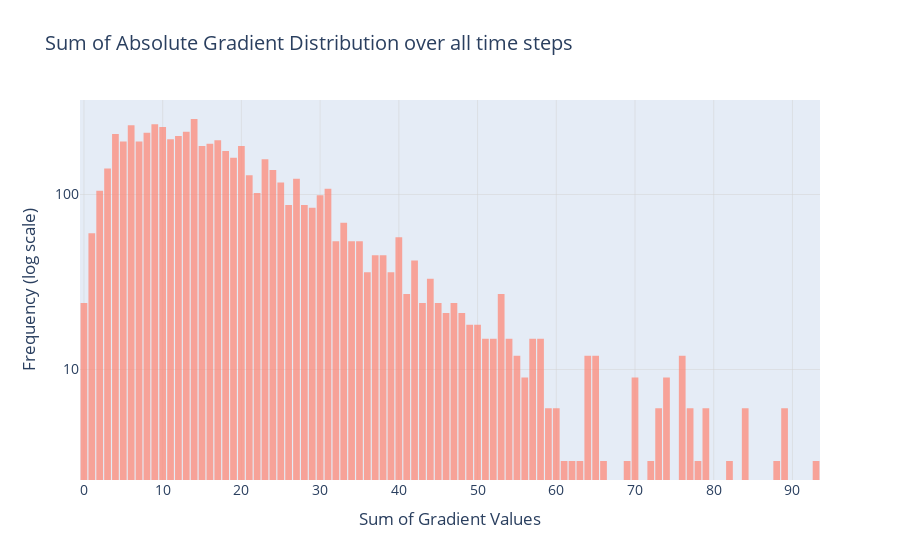

Write notebook code for a chart like this one.
### Code cell
import pandas as pd
import plotly.express as px

# Read the CSV file and drop the first unnamed column
df = pd.read_csv("Gradient_dataframe_meanpool.csv")
df = df.drop(columns=['Unnamed: 0'])

# Take absolute values
df = df.abs()

# Calculate the sum of absolute values across rows
df_sum = df.sum(axis=1)

# Create a histogram using Plotly Express
fig = px.histogram(
    df_sum,  # Provide the data array directly as the argument
    nbins=100,  # Number of bins
    opacity=0.7,  # Set opacity for transparency
    title='Sum of Absolute Gradient Distribution over all time steps',  # Set title
    labels={'count': 'Frequency', 'value': 'Sum of Gradient Values'},  # Customize labels
    log_y=True,  # Use log scale on y-axis
    color_discrete_sequence=['rgb(255, 132, 113)']  # Custom red-orange color
)

# Customize y-axis ticks and labels
fig.update_yaxes(
    tickvals=[1, 10, 100, 1000, 10000],  # Specify the values for ticks
    ticktext=['1', '10', '100', '1000', '10000'],  # Specify the labels for ticks
)

# Customize layout
fig.update_layout(
    showlegend=False,  # Remove legend
    xaxis_title='Sum of Gradient Values',  # X-axis label
    yaxis_title='Frequency (log scale)',  # Y-axis label
    bargap=0.1,  # Set gap between bars
    bargroupgap=0.05,  # Set gap between groups of bars
    font=dict(size=14),  # Set font size
    xaxis=dict(showgrid=True, gridwidth=0.5, gridcolor='lightgrey'),  # Customize x-axis grid
    yaxis=dict(type='log', gridwidth=0.5, gridcolor='lightgrey')  # Customize y-axis with log scale
)

# Show the plot
fig.show()

### Figure 1 — Plotly figure (JSON) as saved in the notebook; plotly's stock layout.template omitted (floating-point values rounded to 4 significant figures; data arrays with more than 128 entries replaced by an {"elided": "..."} marker saying what was removed)
{"data": [{"alignmentgroup": "True", "bingroup": "x", "hovertemplate": "variable=0<br>Sum of Gradient Values=%{x}<br>count=%{y}<extra></extra>", "legendgroup": "0", "marker": {"color": "rgb(255, 132, 113)", "opacity": 0.7, "pattern": {"shape": ""}}, "name": "0", "nbinsx": 100, "offsetgroup": "0", "orientation": "v", "showlegend": true, "type": "histogram", "x": {"elided": "6144 int values"}, "xaxis": "x", "yaxis": "y"}], "layout": {"bargap": 0.1, "bargroupgap": 0.05, "barmode": "relative", "font": {"size": 14}, "legend": {"title": {"text": "variable"}, "tracegroupgap": 0}, "showlegend": false, "title": {"text": "Sum of Absolute Gradient Distribution over all time steps"}, "xaxis": {"anchor": "y", "domain": [0, 1], "gridcolor": "lightgrey", "gridwidth": 0.5, "showgrid": true, "title": {"text": "Sum of Gradient Values"}}, "yaxis": {"anchor": "x", "domain": [0, 1], "gridcolor": "lightgrey", "gridwidth": 0.5, "ticktext": ["1", "10", "100", "1000", "10000"], "tickvals": [1, 10, 100, 1000, 10000], "title": {"text": "Frequency (log scale)"}, "type": "log"}}}
